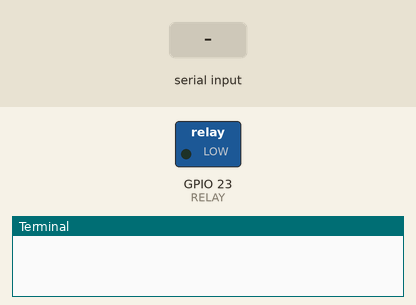
Bench run of a program on a simulated Raspberry Pi (BCM pin numbers). Shown: switched loads named in the program (green lamp = pin HIGH), the last lines printed to the terminal. The test bench sets the inputs (shaded band).

Above: at 1.2 s.
1.3 s: "5\n" received over the second serial link
At 2.4 s:
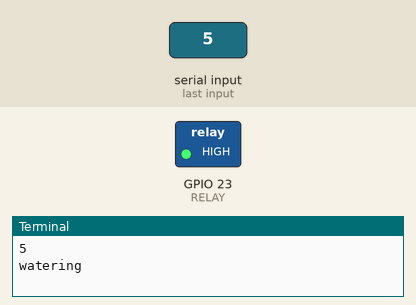
Timing chart, 0 to 7.8 s (numbered marks = the images above; inputs shaded):
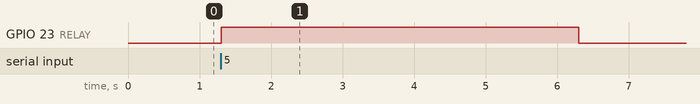

The program:

plant_watering_system.py
```python
'''Plant Watering System using NodeMCU-ESP32'''

from time import sleep
import serial
from gpiozero import LED

RELAY = LED(23)

while True:
    if __name__ == '__main__':
        SER = serial.Serial('/dev/ttyUSB0', 115200, timeout=1)
        SER.flush()
        if SER.in_waiting > 0:
            LINE = SER.readline().decode('utf-8').rstrip()
            LINE_INT = int(LINE)
            print(LINE_INT)
            if LINE_INT <= 10:
                print('watering')
                RELAY.on()
                sleep(5)
                RELAY.off()
                sleep(300)
            else:
                print("the plant has been watered")
                RELAY.off()
                sleep(60)
```

Measured:
- after the input at 1.3 s, GPIO 23 (RELAY): LOW → HIGH at once, → LOW 5.0 s later
